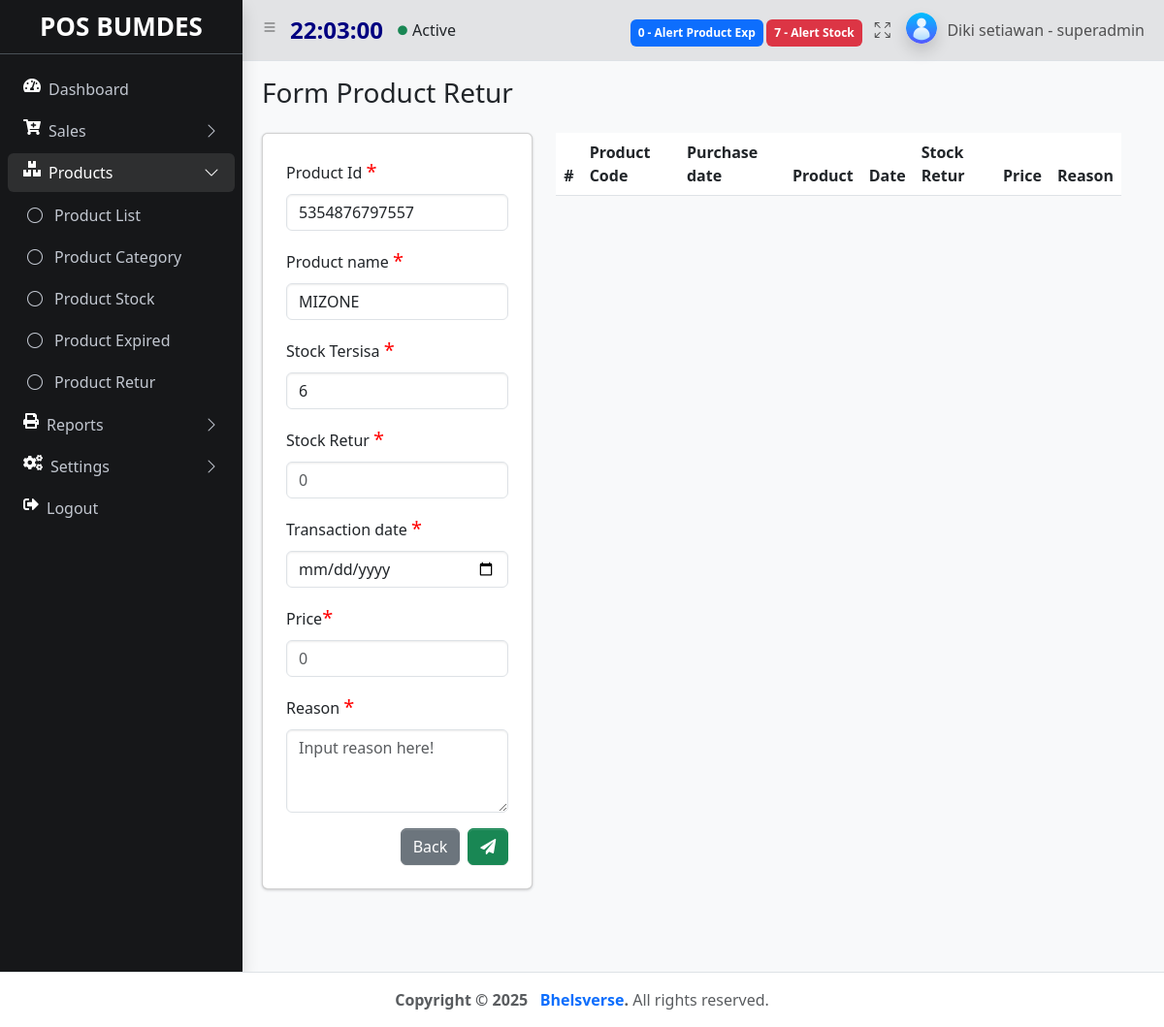
The app's page /index.php?&module=productRetur&action=form&id_produk=5354876797557 (signed in), older data.
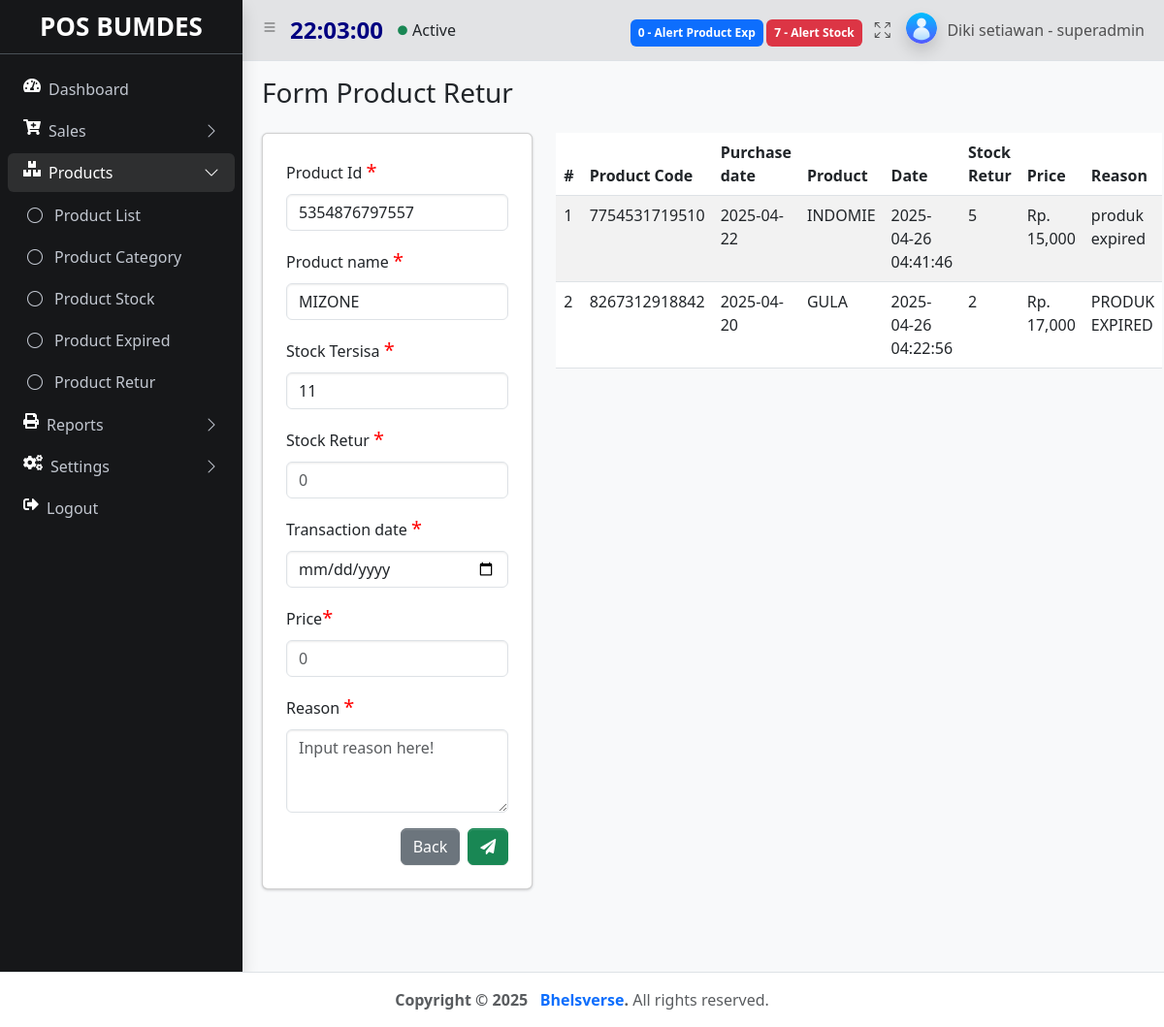
The same page, newer data.
### tables this page shows
CREATE TABLE `products` (
  `id` int(11) NOT NULL,
  `id_produk` varchar(50) NOT NULL,
  `nama_produk` varchar(100) NOT NULL,
  `id_kategori` varchar(11) NOT NULL,
  `stok` int(9) NOT NULL,
  `satuan` varchar(50) NOT NULL,
  `harga` int(9) NOT NULL,
  `product_exp` date DEFAULT NULL,
  `diskonitem` int(11) NOT NULL,
  `create_at` timestamp NOT NULL DEFAULT current_timestamp(),
  `update_at` timestamp NOT NULL DEFAULT current_timestamp()
);

CREATE TABLE `products_retur` (
  `id` int(11) NOT NULL,
  `id_produk` varchar(50) NOT NULL,
  `nama_produk` varchar(100) NOT NULL,
  `stok_retur` int(11) NOT NULL,
  `ket` text NOT NULL,
  `tgl` datetime NOT NULL DEFAULT current_timestamp(),
  `tgl_transaksi` date NOT NULL,
  `harga` int(11) NOT NULL
);

### function/helper.php (called while the page is built, shortened)
<?php
function rupiah($nilai = 0){
    $string = "Rp. " . number_format($nilai);
    return $string;
}
?>

### module/productRetur/form.php (the view, shortened to what the changed rows need)
<?php
    $id_produk =isset($_GET['id_produk']) ? $_GET['id_produk'] : false;
    $nama_produk ="";
    $stok="";
    if($id_produk){
        $sql = "SELECT * FROM products WHERE id_produk='$id_produk'";
        $query = mysqli_query($koneksi, $sql);
        $item = mysqli_fetch_array($query);
        $nama_produk = $item['nama_produk'];
        $stok = $item['stok'];
    }
?>
   <main class="app-main">
        <div class="app-content-header">
          <div class="container-fluid">
            <div class="row">
              <div class="col-sm-6"><h3 class="mb-0"> Form Product Retur </h3></div>
            </div>
          <div class="row mt-4 ">
            <div class="row justify-content-center">
              <div class="col-4">
                <div class="card p-4 align-item-center">
                <form action="<?php echo BASE_URL . "module/productRetur/action.php"; ?>" method="POST" enctype="multipart/form-data">
                    <div class="mb-3">
                      <label for="id_produk" class="form-label">Product Id <span style="color: red; font-size:20px">*</span></label>
                      <input type="text" class="form-control" id="id_produk" name="id_produk" aria-describedby="id_produk" placeholder="Contoh: PR001" value='<?= $id_produk ?>' readonly   >
                    </div>
                    <div class="mb-3">
                      <label for="nama_produk" class="form-label">Product name <span style="color: red; font-size:20px">*</span></label>
                      <input type="text" class="form-control" id="nama_produk"  name="nama_produk" aria-describedby="nama_produk" placeholder="Contoh: Indomie" value='<?= $nama_produk ?>' oninput="this.value = this.value.toUpperCase()" required readonly>
                    </div>
                    <div class="mb-3">
                      <label for="stok" class="form-label">Stock Tersisa <span style="color: red; font-size:20px">*</span></label>
                      <input type="number" class="form-control" id="stok"  name="stok"  aria-describedby="stok" placeholder="0" value='<?= $stok ?>'  readonly>
                    </div>
                    <div class="mb-3">
                      <label for="stok_retur" class="form-label">Stock Retur <span style="color: red; font-size:20px">*</span></label>
                      <input type="number" class="form-control" id="stok_retur"  name="stok_retur"  aria-describedby="stok_retur" placeholder="0" required autofocus>
                    </div>
                    <div class="mb-3">
                      <label for="tgl_transaksi" class="form-label">Transaction date <span style="color: red; font-size:20px">*</span></label>
                      <input type="date" class="form-control" id="tgl_transaksi"  name="tgl_transaksi"  aria-describedby="tgl_transaksi" placeholder="0" required autofocus>
                    </div>
                    <div class="mb-3">
                      <label for="harga" class="form-label">Price<span style="color: red; font-size:20px">*</span></label>
                      <input type="number" class="form-control" id="harga"  name="harga"  aria-describedby="harga" placeholder="0" required autofocus>
                    </div>
                    <div class="mb-3">
                      <label for="exampleFormControlTextarea1"  class="form-label"> Reason <span style="color: red; font-size:20px">*</span></label>
                      <textarea class="form-control" name="ket" id="exampleFormControlTextarea1" rows="3" placeholder="Input reason here!" required></textarea>
                    </div>
                    <div class="modal-footer">
                    <a href="<?= BASE_URL . "index.php?module=productRetur&action=list" ?>" class="btn btn-secondary me-2">Back</a>
                    <button type="submit" name="button" value="addupdate" class="btn btn-success"><i class="fas fa-paper-plane" style="color: #ffffff;"></i></button>
                  </div>
                  </form>
                  </div>
                </div>
                <div class="col-8">
                <table id="example" class="table table-striped">
                                <thead>
                                  <tr>
                                    <th scope="col">#</th>
                                    <th scope="col">Product Code</th>
                                    <th scope="col">Purchase date</th>
                                    <th scope="col">Product </th>
                                    <th scope="col">Date</th>
                                    <th scope="col">Stock Retur</th>
                                    <th scope="col">Price</th>
                                    <th scope="col">Reason</th>
                                  </tr>
                                </thead>
                                <tbody>
                            <?php
                            $query = "SELECT * FROM products_retur ";
                            $query .= "ORDER BY id DESC";
                            $result = mysqli_query($koneksi, $query);
                            if($result->num_rows > 0){
                                $no=1;
                            while ($item = mysqli_fetch_assoc($result)) {
                              echo "
                                  <tr>
                                    <td>$no</td>
                                    <td>$item[id_produk]</td>
                                    <td>$item[tgl_transaksi]</td>
                                    <td>$item[nama_produk]</td>
                                    <td>$item[tgl]</td>
                                    <td>$item[stok_retur]</td>
                                    <td> ".rupiah($item['harga'])."</td>
                                    <td>$item[ket]</td>
                                   ";
                                  $no++;
                                };
                              }else{
                                echo '<script>Swal.fire({
                                title: "Product retur list is empty!",
                                text: "You clicked the button!",
                                icon: "warning"
                              });</script>';
                              } ?>
                                </tbody>
                              </table>
                  </div>
                </div>
              </div>
            </div>
          </div>
        </div>

Row changes from the older to the newer data that the page shows:
changed products "MIZONE": stok "6" → "11"
added products_retur: id_produk "7754531719510", tgl_transaksi "2025-04-22", nama_produk "INDOMIE", tgl "2025-04-26 04:41:46", stok_retur "5", harga "Rp. 15,000", ket "produk expired"
added products_retur: id_produk "8267312918842", tgl_transaksi "2025-04-20", nama_produk "GULA", tgl "2025-04-26 04:22:56", stok_retur "2", harga "Rp. 17,000", ket "PRODUK EXPIRED"
